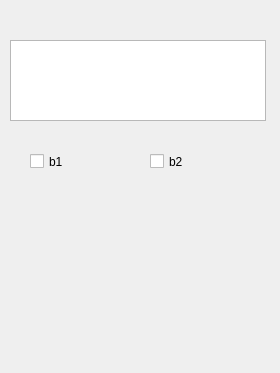
<?xml version="1.0" encoding="UTF-8"?>
<ui version="4.0">
 <class>Form</class>
 <widget class="QWidget" name="Form">
  <property name="geometry">
   <rect>
    <x>0</x>
    <y>0</y>
    <width>280</width>
    <height>373</height>
   </rect>
  </property>
  <property name="windowTitle">
   <string>Form</string>
  </property>
  <widget class="QTextBrowser" name="t1">
   <property name="geometry">
    <rect>
     <x>10</x>
     <y>40</y>
     <width>256</width>
     <height>81</height>
    </rect>
   </property>
  </widget>
  <widget class="QCheckBox" name="rb1">
   <property name="geometry">
    <rect>
     <x>30</x>
     <y>150</y>
     <width>98</width>
     <height>23</height>
    </rect>
   </property>
   <property name="text">
    <string>b1</string>
   </property>
   <property name="checkable">
    <bool>true</bool>
   </property>
  </widget>
  <widget class="QCheckBox" name="rb2">
   <property name="geometry">
    <rect>
     <x>150</x>
     <y>150</y>
     <width>98</width>
     <height>23</height>
    </rect>
   </property>
   <property name="text">
    <string>b2</string>
   </property>
   <property name="checkable">
    <bool>true</bool>
   </property>
   <property name="checked">
    <bool>false</bool>
   </property>
  </widget>
 </widget>
 <resources/>
 <connections/>
</ui>
